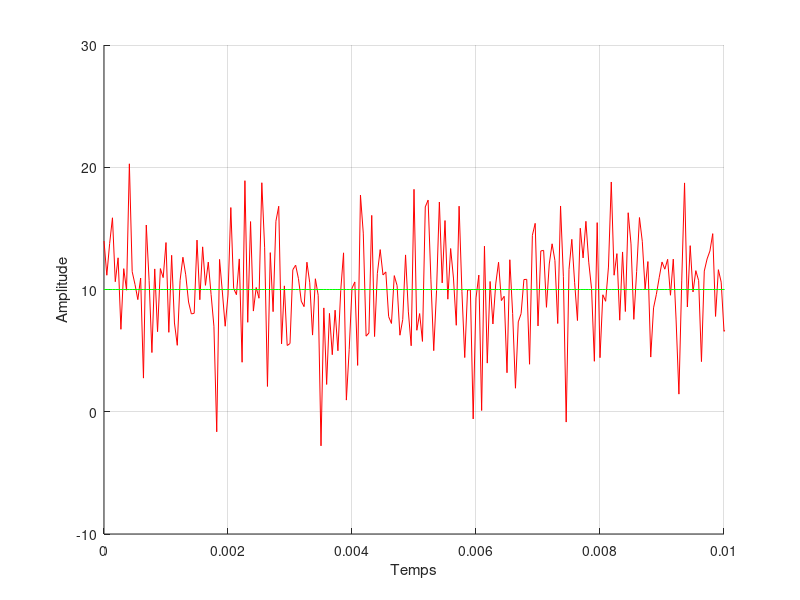
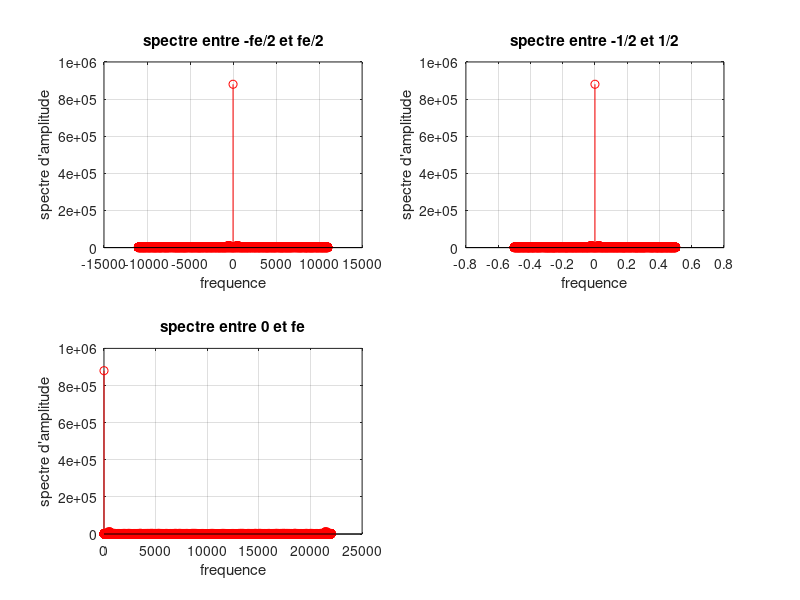
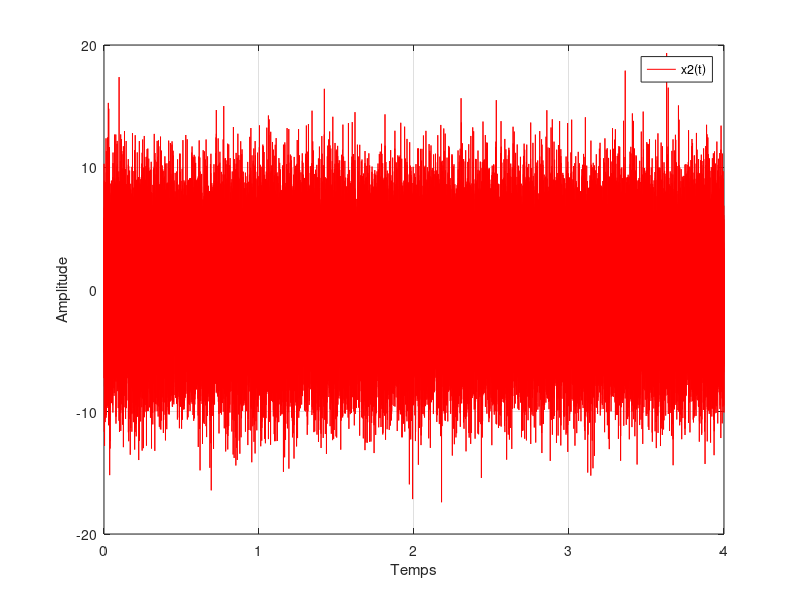
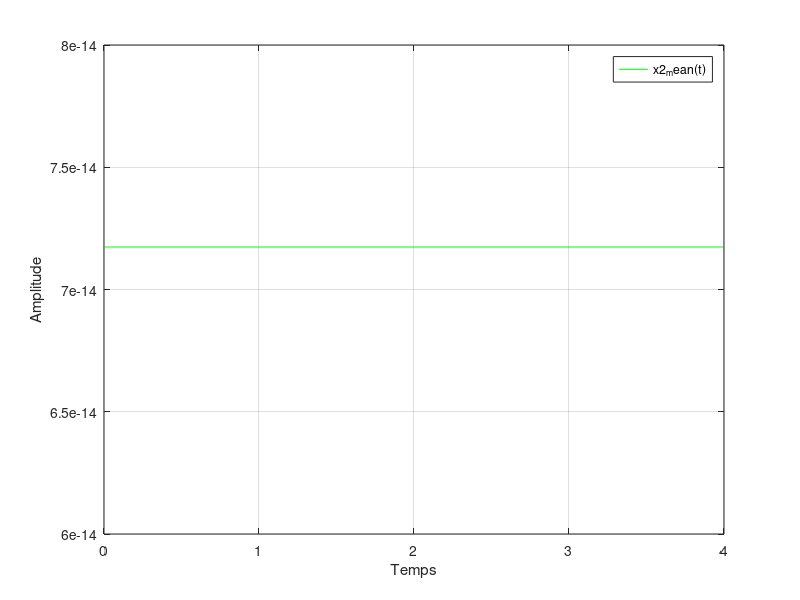

Here is the MATLAB script that generated these plots, in order: (Note: this script raises an error after producing the figures.)
close all; clearvars; clc;

%% charger le signal
load('Data.mat');

N=length(x1);
t=0:1:N-1;
t=t./fe
T=t(end) % durée total du signal --> récupère le dernier échantillon

moyenne = mean(x1);
vect_mean=moyenne.*ones(1, N);

%Afficher le signal en temps QUESTION 1a
figure; hold on; grid on; 
plot(t, x1, 'r');
plot(t, vect_mean, 'g');
xlabel ('Temps');
ylabel ('Amplitude');
xlim([0 .01]) %permet de faire un zooom sur le signal sans le modifier
% Conclusion on ne peut rien tirer de l'annalyse temporelle, on commence donc
% l'annalyse freq






% Annalyse spectral QUESTION 1b
Nfft=N; 
X = fft(x1, Nfft);% spectre [0 fe]
X_centre = fftshift(X);
freq_X = linspace (-fe/2, fe/2, Nfft);

X0_centre = fftshift(X); % spectre [-fe/2 fe/2] avec ici fe = 1 
freq_X0 = linspace (-1/2, 1/2, Nfft);

X1 = fft(x1, Nfft);% spectre [0 fe]
freq_X1 = linspace (0, fe, Nfft);

figure;
%plot(freq, abs(X));
subplot(221);
stem(freq_X, abs(X_centre), 'r'); % plus visuel comme c'est des dirac
xlabel('frequence');
ylabel('spectre d''amplitude');
title('spectre entre -fe/2 et fe/2');
grid on;
subplot(222);
stem(freq_X0, abs(X0_centre), 'r'); % plus visuel comme c'est des dirac
xlabel('frequence');
ylabel('spectre d''amplitude');
title('spectre entre -1/2 et 1/2');
grid on;
subplot(223);
stem(freq_X1, abs(X1), 'r'); % plus visuel comme c'est des dirac
xlabel('frequence');
ylabel('spectre d''amplitude');
title('spectre entre 0 et fe');
grid on;


% Analyse de la moyenne du signal
%QUESTION b
x2=x1-mean(x1);
x2Moy=mean(x2);
x2_mean=x2Moy.*ones(1, N); % Permet de passer x2 moy en vecteur


figure;
plot(t, x2, 'r');
xlabel ('Temps');
ylabel ('Amplitude');
legend('x2(t)');
grid on;

figure;
plot(t, x2_mean, 'g');
xlabel ('Temps');
ylabel ('Amplitude');
legend('x2_mean(t)');
grid on;


X2 = fft(x2, Nfft);% spectre [0 fe]
X2_centre = fftshift(X2); % spectre en [-fe/2 fe/2]
freq_X2 = linspace (-fe/2, fe/2, Nfft); % on centre le spectre en [-fe/2 fe/2]

figure;
stem(freq_X2, abs(X2_centre)); % plus visuel comme c'est des dirac
xlabel('frequence');
ylabel('spectre d''amplitude');
grid on;

figure;
stem(freq_X2, abs(X2_centre)); % plus visuel comme c'est des dirac
xlabel('frequence');
ylabel('spectre d''amplitude');
xlim([385 590])
grid on;

res=T/N

N_note=N/8;
T_note=T/8;
t_note=0:1:N_note-1;
t_note=t_note./fe;

Nfft=N_note; 

for i = 0:7
    
    x_bloc=x2(1+(N_note*i):1:N_note*(i+1))
    figure; hold on; grid on; 
    plot(t_note, x_bloc, 'r');
    
    X_bloc = fft(x_bloc, Nfft);% spectre [0 fe]
    X_bloc_centre = fftshift(X_bloc);
    freq_X_bloc = linspace (-fe/2, fe/2, Nfft);
    
    figure;
    stem(freq_X_bloc, abs(X_bloc_centre)); % plus visuel comme c'est des dirac
    title(i);
    xlabel('frequence');
    ylabel('spectre d''amplitude');
    grid on;
    
end

A=440 %la
B=493.8 %si
C=523.2 %do 
D=587.3%ré
G=391.9%sol

f_liste=[391.99; 440; 493.88; 391.99;  493.88; 523.25; 587.32; 587.32]
          %sol    la   si      sol       si     do       ré      ré
          

comptine=[];

for k=1:8
    comptine=[comptine cos(2*pi*f_liste(k)*t_note)]
end

%sound(comptine, fe);

spectrogram(x2,400,300,[],fe,'yaxis');








